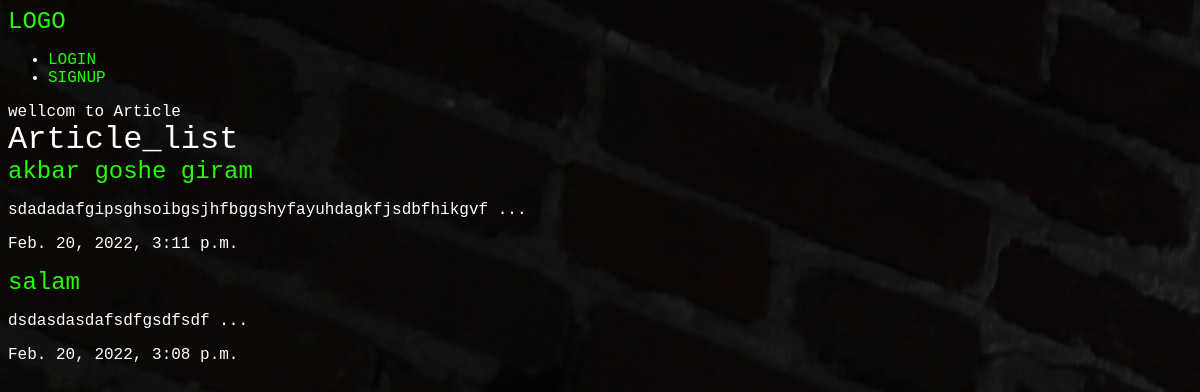
The app's page /articles/ with its own data.
### articles/models.py (models this page shows, shortened)
class Article(models.Model):
    title = models.CharField(max_length = 100)
    slug = models.SlugField()
    body = models.TextField()
    date = models.DateTimeField(auto_now_add = True)
    image = models.ImageField(default='default.jpg',blank=True)
    author = models.ForeignKey(User,default=None,on_delete=models.CASCADE)
    def pangah_ta_gelo_boro (self):
        return self.body[0:50] + ' ...'

### articles/views.py (the view)
# urls.py: path('',views.articles_list, name="list"),
def articles_list(request):
    articles = models.Article.objects.all().order_by('-date')
    collect = {'articles': articles}
    return render(request, 'articles/articleslist.html', collect)

### articles/templates/articles/articleslist.html
{%extends 'base.html'%}
{%block content%}
{%block title%}
wellcom to Article
{%endblock%}
<div class="">
    <h1>Article_list</h1>
    {% for article in articles %}
    <h2><a href="{% url 'articles:detail' slug=article.slug %}">{{article.title}}</a></h2>
    <p>{{article.pangah_ta_gelo_boro}}</p>
    <p>{{article.date}}</p>
    {% endfor %}
</div>
{%endblock%}

### image/styles.css (style rules this page uses)
body { background-color: #A020F0; background-image: url(/static/top.jpg); color:#fff; }
body * { font-family:Courier New; }
h1,h2,h3,h4,h5,h6 { font-weight:normal; margin:0; }
a,a:hover,a:visited { color:#25fd06; text-decoration:none; }

### records on screen
Article: title "akbar goshe giram", pangah_ta_gelo_boro "sdadadafgipsghsoibgsjhfbggshyfayuhdagkfjsdbfhikgvf ...", date "Feb. 20, 2022, 3:11 p.m."
Article: title "salam", pangah_ta_gelo_boro "dsdasdasdafsdfgsdfsdf ...", date "Feb. 20, 2022, 3:08 p.m."
